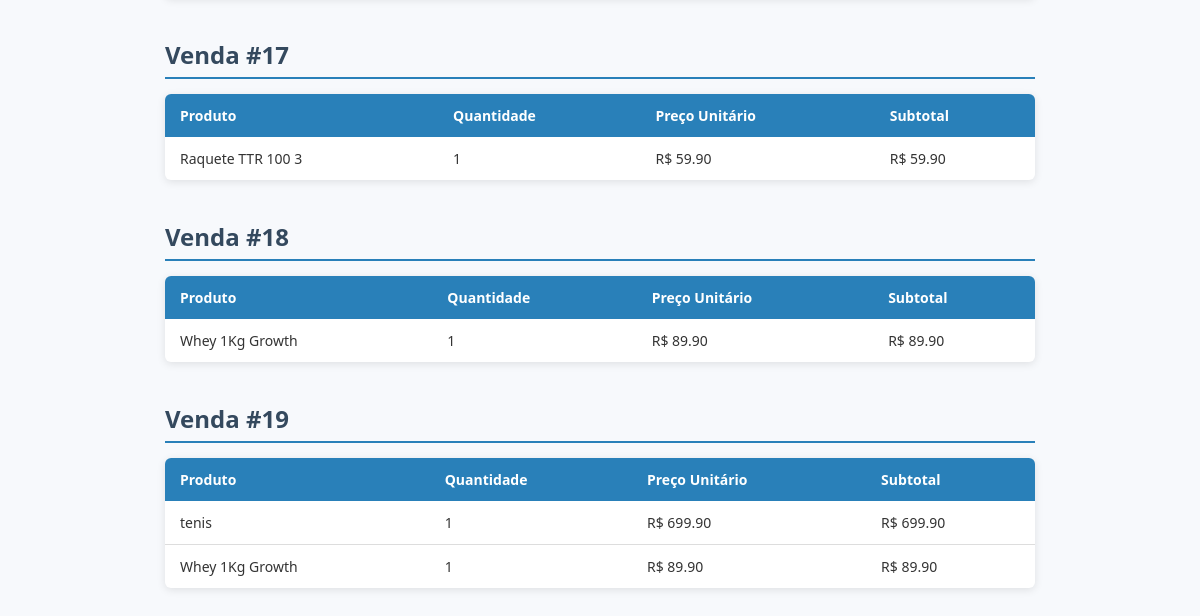
/cliente/cliente/historico_pedidos (signed in, lower part), run on an earlier commit of the app's database.
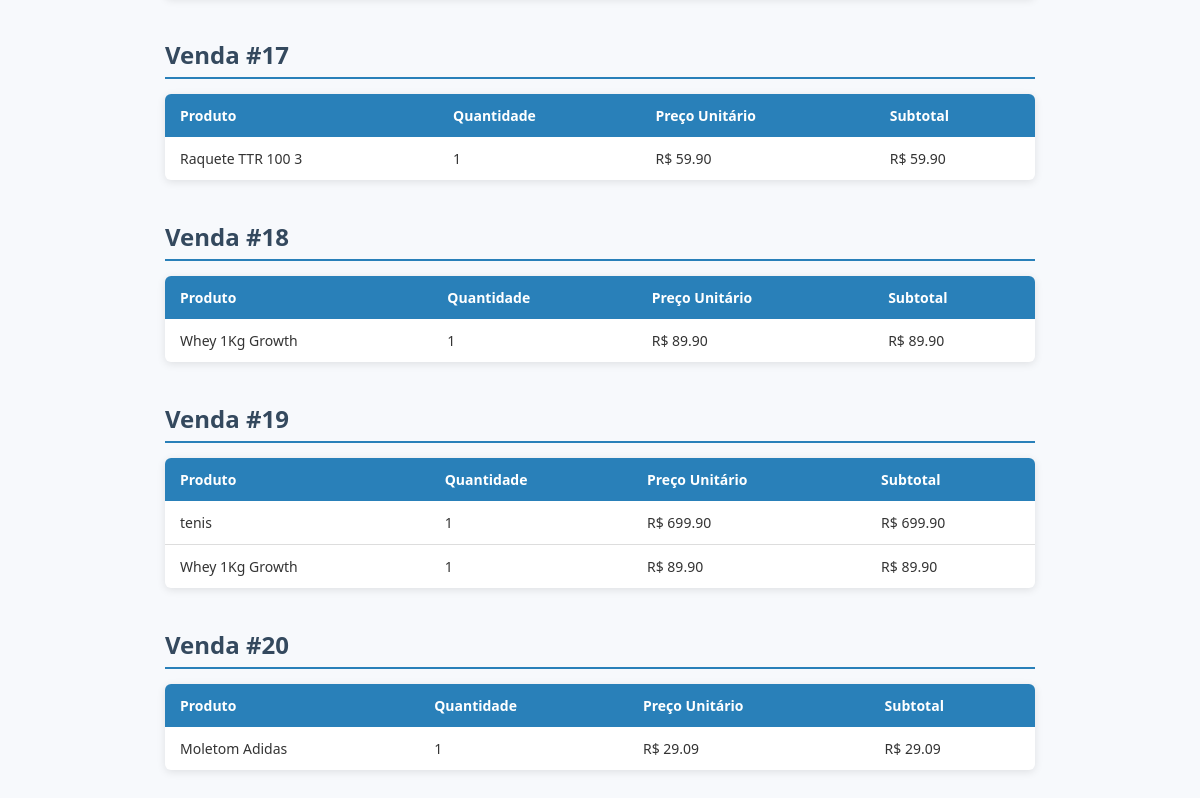
And on a later commit of the database.
### website/model/Vendas/Venda.py (models this page shows, shortened)
class Venda(db.Model):
    __tablename__ = 'venda'
    id = db.Column(db.Integer, primary_key=True)
    data_venda = db.Column(db.DateTime, default=datetime.utcnow)
    cliente_id = db.Column(db.Integer, db.ForeignKey('usuario.id'))
    funcionario_id = db.Column(db.Integer, db.ForeignKey('usuario.id'))
    itens_vendidos = db.relationship('ItemVendido', backref='itens')

### website/model/Produtos/VestuarioMasculino.py (models this page shows, shortened)
class VestuarioMasculino(Produto):
    __mapper_args__ = {
        'polymorphic_identity': '2'
    }
    tamanho_masculino = db.Column(db.String(5))
    tecido_masculino = db.Column(db.String(20))

### website/model/Vendas/ItemVendido.py (models this page shows, shortened)
class ItemVendido(db.Model):
    __tablename__ = 'item_vendido'
    id = db.Column(db.Integer, primary_key = True)
    venda_id = db.Column(db.Integer, db.ForeignKey('venda.id'))
    produto_id = db.Column(db.Integer, db.ForeignKey('produto.id'))
    quantidade = db.Column(db.Integer)
    preco_unitario = db.Column(db.Float)
    venda = db.relationship('Venda', back_populates='itens_vendidos', overlaps="itens,itens_vendidos")
    produto =   db.relationship('Produto')

### website/controller/clienteController.py (the view)
@clienteC.route('/cliente/historico_pedidos')
@login_required
def lista_pedidos():
    cliente_id = current_user.id
    vendas = VendaDatabaseService.venda_por_cliente(cliente_id)
    itens_por_venda = {}
    nomes_produtos = {}
    for venda in vendas:
        itens = VendaDatabaseService.get_itens_by_venda(venda.id)
        itens_por_venda[venda.id] = itens
        for item in itens:
            pid = item.produto_id
            if pid not in nomes_produtos:
                nomes_produtos[pid] = ProdutoDatabaseService.get_nome_por_id(pid)
    return render_template('lista_pedidos.html', vendas=vendas, itens_por_venda=itens_por_venda, nomes_produtos=nomes_produtos)

### website/model/Users/User.py (called while the page is built)
    @property
    def id(self):
        return self._id

### website/service/ProdutoDatabaseService.py (called while the page is built)
    @staticmethod
    def get_nome_por_id(produto_id):
        produto = Produto.query.get(produto_id)
        if produto:
            return produto.nome
        return None

### website/service/VendaDatabaseService.py (called while the page is built)
    @staticmethod
    def venda_por_cliente(cliente_id):
        return(Venda.query.filter_by(cliente_id=cliente_id).all())

    @staticmethod
    def get_itens_by_venda(venda_id):
        return ItemVendido.query.filter_by(venda_id=venda_id).all()

### website/templates/lista_pedidos.html (shortened to what this page needs)
<!DOCTYPE html>
<html lang="pt-br">
<head>
</head>
<body>
    {% if vendas %}
        {% for venda in vendas %}
            <h2>Venda #{{ venda.id }}</h2>
            <table>
                <thead>
                    <tr>
                        <th>Produto</th>
                        <th>Quantidade</th>
                        <th>Preço Unitário</th>
                        <th>Subtotal</th>
                    </tr>
                </thead>
                <tbody>
                {% for item in itens_por_venda[venda.id] %}
                    <tr>
                        <td data-label="Produto">{{ nomes_produtos[item.produto_id] or "Produto desconhecido" }}</td>
                        <td data-label="Quantidade">{{ item.quantidade }}</td>
                        <td data-label="Preço Unitário">R$ {{ "%.2f"|format(item.preco_unitario) }}</td>
                        <td data-label="Subtotal">R$ {{ "%.2f"|format(item.preco_unitario * item.quantidade) }}</td>
                    </tr>
                {% else %}
                    <tr>
                        <td colspan="4" style="text-align:center; font-style: italic; color: #7f8c8d;">
                            Nenhum item nesta venda.
                        </td>
                    </tr>
                {% endfor %}
                </tbody>
            </table>
        {% endfor %}
    {% else %}
        <p class="no-vendas">Você não possui vendas cadastradas.</p>
    {% endif %}
</body>
</html>

What changed in the data, as far as the page shows it:
added Venda: id "20"
added ItemVendido: quantidade "1", preco_unitario "29.09", item.preco_unitario*item.quantidade "29.09", shown under "20"
now on this page (row unchanged): VestuarioMasculino: nome "Moletom Adidas"
